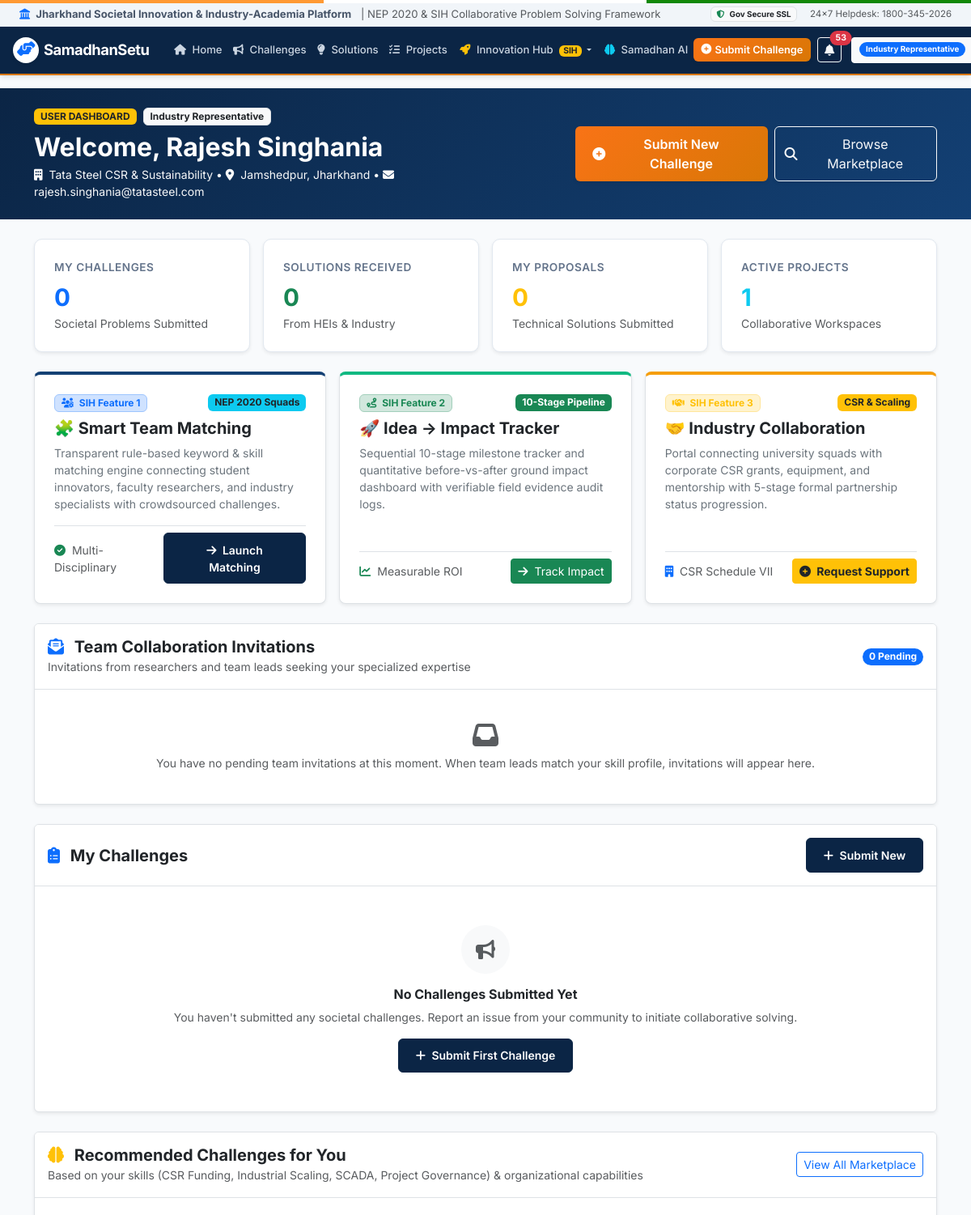
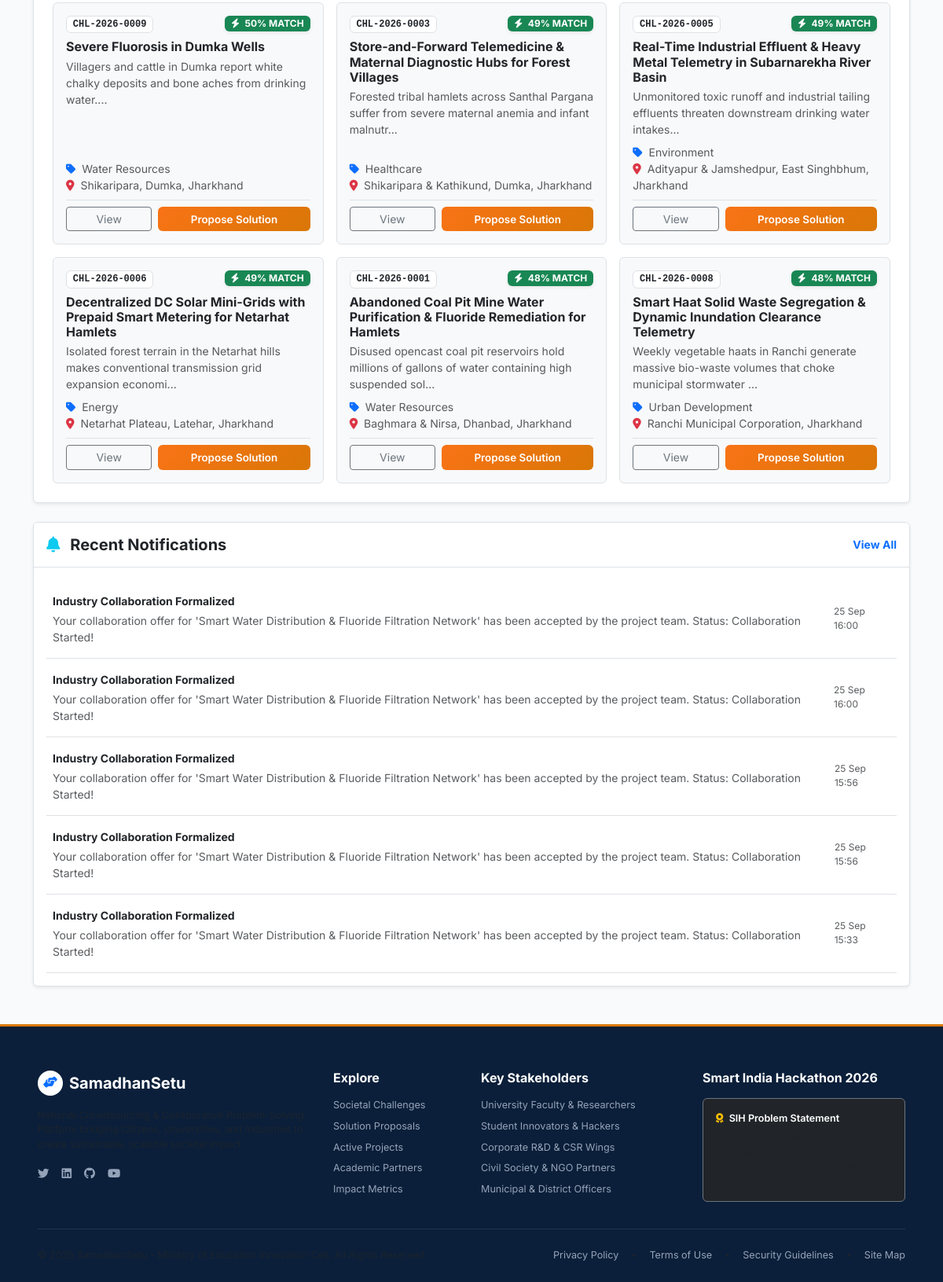
/user-dashboard (signed in), run on an earlier commit of the app's database (2 pictures, top to bottom).
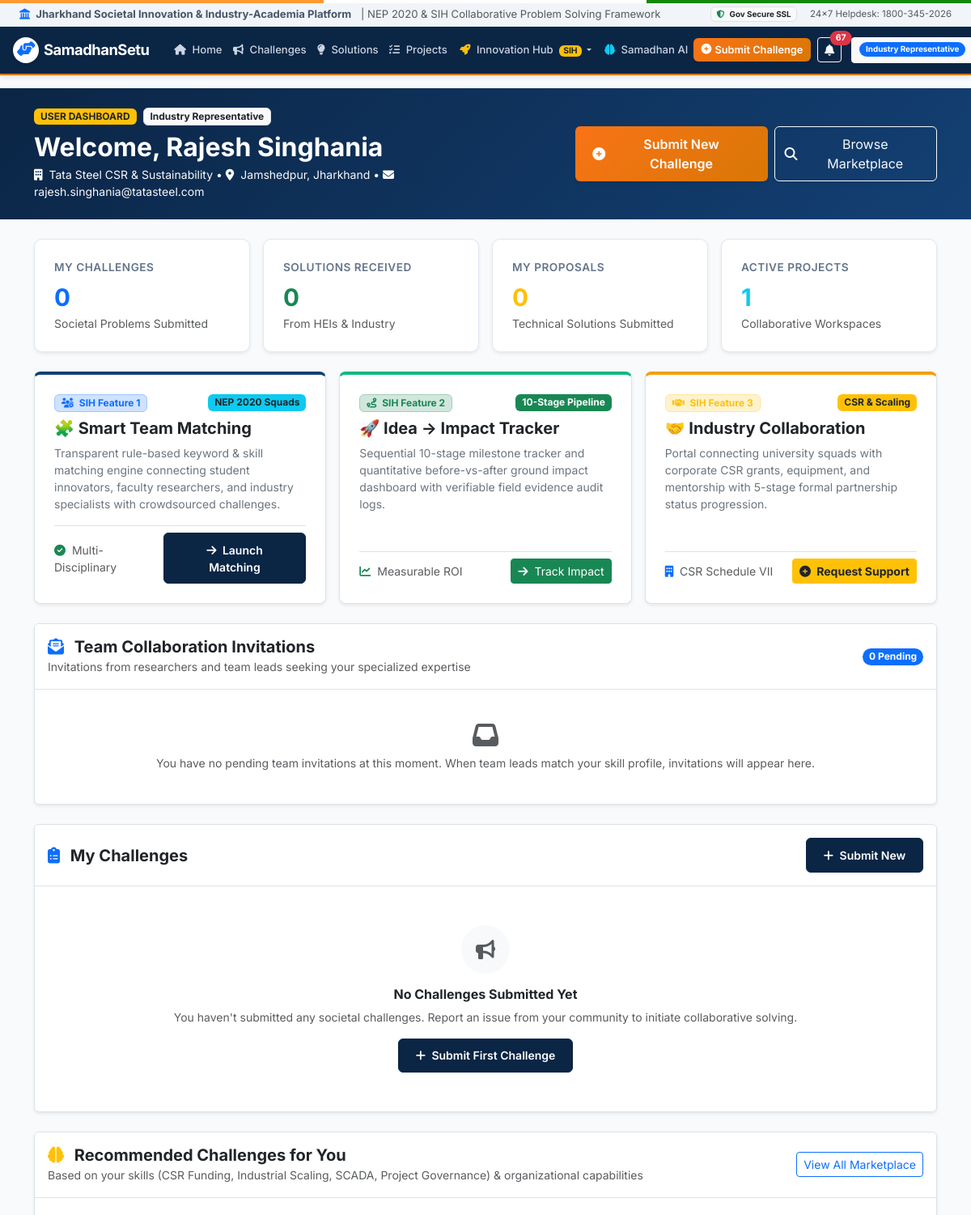
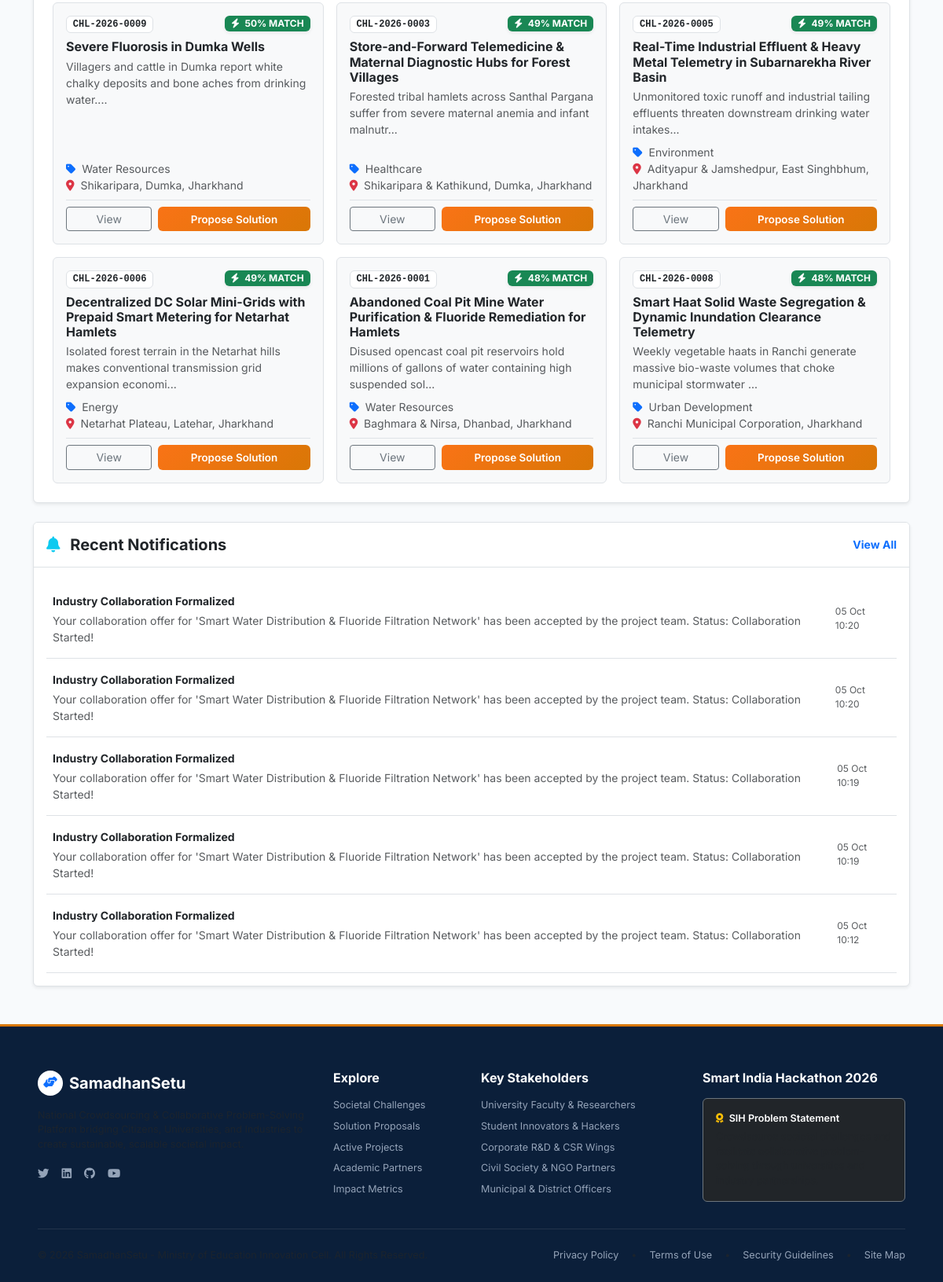
And on a later commit of the database (2 pictures, top to bottom).
### app.py (models this page shows, shortened)
class Challenge(db.Model):
    __tablename__ = 'challenges'
    id = db.Column(db.Integer, primary_key=True)
    title = db.Column(db.String(250), nullable=False)
    description = db.Column(db.Text, nullable=False)
    category = db.Column(db.String(80), nullable=False)
    department = db.Column(db.String(150), nullable=False, default='General Administration')
    location = db.Column(db.String(150), nullable=False)
    priority = db.Column(db.String(30), nullable=False, default='Medium') # Low, Medium, High, Critical
    status = db.Column(db.String(50), default='Open') # Open, Under Review, Verified, In Progress, Pilot, Implemented, Closed
    created_date = db.Column(db.DateTime, default=datetime.utcnow)
    deadline = db.Column(db.DateTime, nullable=True)
    organization = db.Column(db.String(200), nullable=False, default='Municipal Corporation')
    required_skills = db.Column(db.Text, nullable=True)
    submitter_type = db.Column(db.String(100), default='Citizen / Resident')
    district = db.Column(db.String(100), default='Ranchi')
    block = db.Column(db.String(100), nullable=True)
    media_url = db.Column(db.String(255), nullable=True)
    document_url = db.Column(db.String(255), nullable=True)
    assigned_university = db.Column(db.String(200), nullable=True)
    nep_aligned = db.Column(db.Boolean, default=True)
    expected_solution_type = db.Column(db.String(100), default='Software / Hardware Prototype')
    affected_population = db.Column(db.String(200), default='General Community')
    people_affected_count = db.Column(db.Integer, default=10000)
    existing_solutions = db.Column(db.Text, nullable=True)
    shortcomings = db.Column(db.Text, nullable=True)
    required_technology = db.Column(db.Text, nullable=True)
    expected_outcome = db.Column(db.Text, nullable=True)
    ai_impact_score = db.Column(db.Integer, default=85)
    views_count = db.Column(db.Integer, default=240)
    followers_count = db.Column(db.Integer, default=28)
    created_by_id = db.Column(db.Integer, db.ForeignKey('users.id'), nullable=True)
    submitter_aadhaar_masked = db.Column(db.String(30), nullable=True)
    submitter_phone = db.Column(db.String(30), nullable=True)
    solutions = db.relationship('Solution', backref='challenge', lazy=True, cascade='all, delete-orphan')
    projects = db.relationship('Project', backref='challenge', lazy=True)
    invitations = db.relationship('TeamInvitation', backref='challenge', lazy=True, cascade='all, delete-orphan')
    problem_dna = db.relationship('ProblemDNA', backref='challenge', uselist=False, lazy=True, cascade='all, delete-orphan')
    @property
    def code(self):
        return f"CHL-2026-{self.id:04d}"
    @property
    def severity(self):
        return self.priority
    @property
    def created_at(self):
        return self.created_date

class Notification(db.Model):
    __tablename__ = 'notifications'
    id = db.Column(db.Integer, primary_key=True)
    user_id = db.Column(db.Integer, db.ForeignKey('users.id'), nullable=False)
    title = db.Column(db.String(200), nullable=False)
    message = db.Column(db.Text, nullable=False)
    link = db.Column(db.String(250), default='#')
    is_read = db.Column(db.Boolean, default=False)
    created_at = db.Column(db.DateTime, default=datetime.utcnow)

### app.py (the view)
@app.route('/user/dashboard')
@app.route('/user-dashboard')
@login_required
def user_dashboard():
    user = get_current_user()
    if not user:
        return redirect(url_for('login'))
    if user.user_type == 'ADMINISTRATOR':
        return redirect(url_for('dashboard'))
    my_challenges = deduplicate_challenges(Challenge.query.filter_by(created_by_id=user.id).order_by(Challenge.created_date.desc()).all())
    my_solutions = Solution.query.filter_by(submitted_by_id=user.id).order_by(Solution.created_at.desc()).all()
    my_challenge_ids = [c.id for c in my_challenges]
    solutions_on_my_challenges = []
    if my_challenge_ids:
        solutions_on_my_challenges = Solution.query.filter(
            Solution.challenge_id.in_(my_challenge_ids)
        ).order_by(Solution.created_at.desc()).all()
    approved_challenges = deduplicate_challenges(Challenge.query.filter(
        Challenge.status.in_(['APPROVED', 'Verified', 'Open', 'In Progress', 'Pilot'])
    ).all())
    seen_rec_ids = set()
    recommended_challenges = []
    for ach in approved_challenges:
        if ach.id in seen_rec_ids:
            continue
        seen_rec_ids.add(ach.id)
        match_pct = calculate_expertise_match(user, ach)
        recommended_challenges.append({
            'challenge': ach,
            'match_score': match_pct
        })
    recommended_challenges.sort(key=lambda x: x['match_score'], reverse=True)
    recommended_challenges = recommended_challenges[:6]
    my_projects = []
    if user.organization:
        my_projects = Project.query.filter(
            (Project.university_partner.ilike(f"%{user.organization}%")) |
            (Project.industry_partner.ilike(f"%{user.organization}%")) |
            (Project.govt_ngo_partner.ilike(f"%{user.organization}%"))
        ).all()
    notifications = Notification.query.filter_by(user_id=user.id).order_by(Notification.created_at.desc()).limit(10).all()
    pending_invitations = TeamInvitation.query.filter_by(invitee_user_id=user.id, status='Pending').order_by(TeamInvitation.created_at.desc()).all()
    recent_support_requests = IndustrySupportRequest.query.order_by(IndustrySupportRequest.created_at.desc()).limit(6).all()
    return render_template('user_dashboard.html',
        user=user,
        my_challenges=my_challenges,
        my_solutions=my_solutions,
        solutions_on_my_challenges=solutions_on_my_challenges,
        recommended_challenges=recommended_challenges,
        my_projects=my_projects,
        notifications=notifications,
        pending_invitations=pending_invitations,
        recent_support_requests=recent_support_requests
    )

### app.py (called while the page is built)
def login_required(f):
    @wraps(f)
    def decorated_function(*args, **kwargs):
        if 'user_id' not in session:
            flash('Please login or create an account to continue.', 'warning')
            return redirect(url_for('login', next=request.url))
        return f(*args, **kwargs)
    return decorated_function

def get_current_user():
    if 'user_id' in session:
        return User.query.get(session['user_id'])
    return None

def deduplicate_challenges(challenges_list):
    if not challenges_list:
        return []
    seen_ids = set()
    seen_titles = set()
    unique_challenges = []
    for c in challenges_list:
        cid = getattr(c, 'id', None)
        raw_title = getattr(c, 'title', '') or ''
        norm_title = raw_title.strip().lower()
        if cid is not None and cid in seen_ids:
            continue
        if norm_title and norm_title in seen_titles:
            continue
        if cid is not None:
            seen_ids.add(cid)
        if norm_title:
            seen_titles.add(norm_title)
        unique_challenges.append(c)
    return unique_challenges

### templates/user_dashboard.html (shortened to what the changed rows need)
{% extends "base.html" %}
{% block content %}
<div class="bg-primary text-white py-4 mb-4" style="background: linear-gradient(135deg, #0b2545 0%, #134074 100%);">
    <div class="container">
        <div class="d-flex flex-column flex-md-row justify-content-between align-items-md-center gap-3">
            <div>
                <h2 class="fw-bold mb-1">Welcome, {{ user.full_name }}</h2>
            </div>
        </div>
    </div>
</div>
<div class="container mb-5">
    {% if user.user_type in ['University Representative', 'Industry Representative', 'Domain Expert', 'NGO Representative', 'Student', 'Researcher', 'Organization Representative'] %}
    <div class="card border shadow-sm mb-4">
        <div class="card-body p-3 p-md-4">
            {% if recommended_challenges %}
            <div class="row g-3">
                {% for item in recommended_challenges %}
                {% set rc = item.challenge %}
                <div class="col-md-6 col-lg-4">
                    <div class="border rounded p-3 h-100 d-flex flex-column bg-light hover-shadow transition">
                        <div class="d-flex justify-content-between align-items-start mb-2">
                            <span class="badge bg-white text-dark border font-monospace">{{ rc.code }}</span>
                            <span class="badge bg-success text-white fw-bold px-2 py-1 shadow-sm">
                                <i class="fas fa-bolt me-1"></i> {{ item.match_score }}% MATCH
                            </span>
                        </div>
                        <h6 class="fw-bold text-dark mb-1">
                            <a href="{{ url_for('challenge_detail', challenge_id=rc.id) }}" class="text-decoration-none text-dark hover-primary">
                                {{ rc.title }}
                            </a>
                        </h6>
                        <p class="text-muted small mb-2 flex-grow-1">
                            {{ rc.description[:100] }}...
                        </p>
                        <div class="small text-muted mb-2">
                            <div><i class="fas fa-tag text-primary me-1"></i> {{ rc.category }}</div>
                            <div><i class="fas fa-map-marker-alt text-danger me-1"></i> {{ rc.location }}</div>
                        </div>
                        <div class="pt-2 border-top mt-auto d-flex gap-2">
                            <a href="{{ url_for('challenge_detail', challenge_id=rc.id) }}" class="btn btn-sm btn-outline-secondary flex-fill">
                                View
                            </a>
                            <a href="{{ url_for('propose_solution', challenge_id=rc.id) }}" class="btn btn-sm btn-accent flex-fill">
                                Propose Solution
                            </a>
                        </div>
                    </div>
                </div>
                {% endfor %}
            </div>
            {% else %}
            <p class="text-muted text-center py-3 mb-0">No active matching challenges found currently. Browse all verified challenges.</p>
            {% endif %}
        </div>
    </div>
    {% endif %}
    <div class="card border shadow-sm">
        <div class="card-body p-3">
            {% if notifications %}
            <div class="list-group list-group-flush">
                {% for n in notifications[:5] %}
                <div class="list-group-item px-2 py-3 border-bottom d-flex justify-content-between align-items-center">
                    <div>
                        <div class="fw-bold text-dark small mb-1">{{ n.title }}</div>
                        <div class="text-muted small">{{ n.message }}</div>
                    </div>
                    <span class="text-muted small ms-3" style="font-size: 0.75rem;">
                        {{ n.created_at.strftime('%d %b %H:%M') }}
                    </span>
                </div>
                {% endfor %}
            </div>
            {% else %}
            <p class="text-muted small text-center mb-0 py-2">No new notifications.</p>
            {% endif %}
        </div>
    </div>
</div>
{% endblock %}

### templates/base.html (shortened to what the changed rows need)
<!DOCTYPE html>
<html lang="en">
<head>
    <link href="https://cdn.jsdelivr.net/npm/bootstrap@5.3.2/dist/css/bootstrap.min.css" rel="stylesheet">
    <link rel="stylesheet" href="https://cdnjs.cloudflare.com/ajax/libs/font-awesome/6.4.2/css/all.min.css">
    <link rel="stylesheet" href="{{ url_for('static', filename='css/style.css') }}">
</head>
<body>
    <nav class="navbar navbar-expand-xl navbar-dark navbar-custom sticky-top">
        <div class="container-fluid px-2 px-sm-3 px-xxl-4">
            <div class="collapse navbar-collapse" id="navbarContent">
                <div class="d-flex align-items-center gap-2 mt-2 mt-xl-0 flex-shrink-0 ms-auto text-nowrap">
                    {% if current_user %}
                        <div class="dropdown me-1 position-relative">
                            <a class="btn btn-outline-light btn-sm position-relative px-2" href="#" role="button" data-bs-toggle="dropdown" data-bs-display="static" aria-expanded="false" title="Notifications">
                                <i class="fas fa-bell"></i>
                                {% if unread_count > 0 %}
                                <span class="position-absolute top-0 start-100 translate-middle badge rounded-pill bg-danger">
                                    {{ unread_count }}
                                </span>
                                {% endif %}
                            </a>
                        </div>
                    {% endif %}
                </div>
            </div>
        </div>
    </nav>
    <main class="flex-grow-1">
        {% block content %}{% endblock %}
    </main>
</body>
</html>

What changed in the data, as far as the page shows it:
no longer on this page (row unchanged): Notification: title "Industry Collaboration Formalized", message "Your collaboration offer for 'Smart Water Distribution & Fluoride Filtration Network' has been accepted by the project team. Status: Collaboration Started!", created_at "25 Sep 16:00"
no longer on this page (row unchanged): Notification: title "Industry Collaboration Formalized", message "Your collaboration offer for 'Smart Water Distribution & Fluoride Filtration Network' has been accepted by the project team. Status: Collaboration Started!", created_at "25 Sep 16:00"
no longer on this page (row unchanged): Notification: title "Industry Collaboration Formalized", message "Your collaboration offer for 'Smart Water Distribution & Fluoride Filtration Network' has been accepted by the project team. Status: Collaboration Started!", created_at "25 Sep 15:56"
no longer on this page (row unchanged): Notification: title "Industry Collaboration Formalized", message "Your collaboration offer for 'Smart Water Distribution & Fluoride Filtration Network' has been accepted by the project team. Status: Collaboration Started!", created_at "25 Sep 15:56"
no longer on this page (row unchanged): Notification: title "Industry Collaboration Formalized", message "Your collaboration offer for 'Smart Water Distribution & Fluoride Filtration Network' has been accepted by the project team. Status: Collaboration Started!", created_at "25 Sep 15:33"
added Notification: title "Industry Collaboration Formalized", message "Your collaboration offer for 'Smart Water Distribution & Fluoride Filtration Network' has been accepted by the project team. Status: Collaboration Started!", created_at "05 Oct 10:20"
added Notification: title "Industry Collaboration Formalized", message "Your collaboration offer for 'Smart Water Distribution & Fluoride Filtration Network' has been accepted by the project team. Status: Collaboration Started!", created_at "05 Oct 10:20"
added Notification: title "Industry Collaboration Formalized", message "Your collaboration offer for 'Smart Water Distribution & Fluoride Filtration Network' has been accepted by the project team. Status: Collaboration Started!", created_at "05 Oct 10:19"
added Notification: title "Industry Collaboration Formalized", message "Your collaboration offer for 'Smart Water Distribution & Fluoride Filtration Network' has been accepted by the project team. Status: Collaboration Started!", created_at "05 Oct 10:19"
added Notification: title "Industry Collaboration Formalized", message "Your collaboration offer for 'Smart Water Distribution & Fluoride Filtration Network' has been accepted by the project team. Status: Collaboration Started!", created_at "05 Oct 10:12"
Also different on the page:
{{ unread_count }}: "53" → "67"
